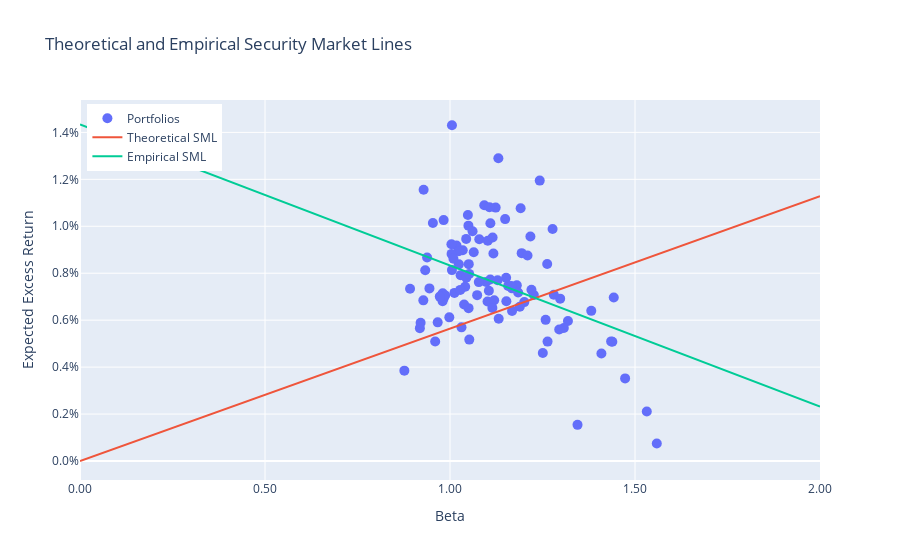

Notebook code for this chart:
### Code cell
# Plot SML 
trace  = go.Scatter(x=df_beta.beta, y=df_beta.avg_ret, mode="markers", name='Portfolios', marker=dict(size=10),text=df_beta.index,
    hovertemplate="<br>portfolio: %{text}<br>beta: %{x:.2f}<br>avg excess return: %{y:.2%}<extra></extra>")
minval = 0.0
maxval = 2.0
trace_sml = go.Scatter(x= np.linspace(minval,maxval,100), y = theory_slope*np.linspace(minval,maxval,100), mode='lines',name='Theoretical SML',
    hovertemplate=f'Theoretical SML<br>slope: realized market risk premium of {theory_slope:.2%}<extra></extra>')

xvals = np.linspace(minval,maxval,100)
yvals = emp_sml.params['const'] + emp_sml.params['beta']*xvals
trace_emp_sml = go.Scatter(x=xvals, y=yvals , mode='lines',name='Empirical SML', hovertemplate="Empirical SML<extra></extra>")

fig = go.Figure()
fig.add_trace(trace)
fig.add_trace(trace_sml)
fig.add_trace(trace_emp_sml)
fig.update_xaxes(title='Beta',tickformat=".2f", range=[minval,maxval])
fig.update_yaxes(title='Expected Excess Return',tickformat=".1%")
fig.update_layout(title='Theoretical and Empirical Security Market Lines')
fig.update_layout(legend=dict(yanchor="top", y =0.99, xanchor="left", x=0.01))
fig.show()
